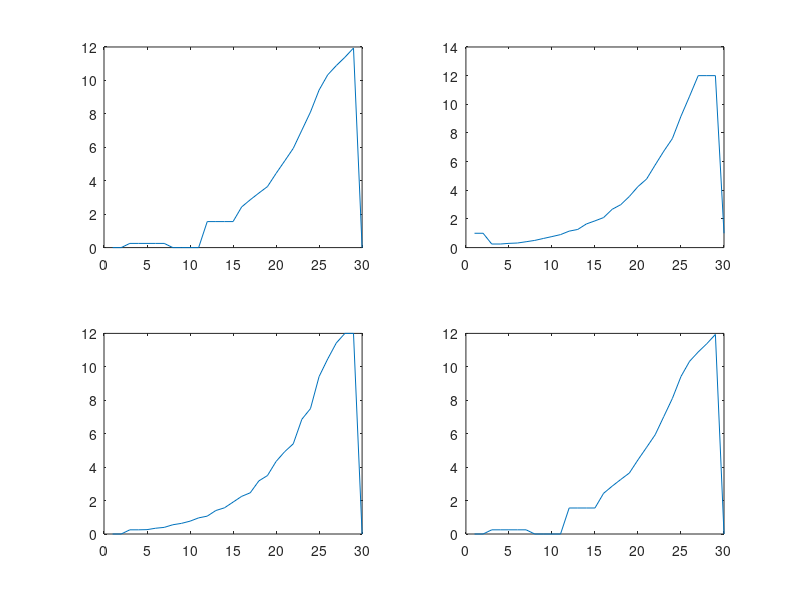

The MATLAB source for this figure:
function data = fMRIFreqMagModel
% Model of Frequency magnification imaged using fMRI
% effect on stimulus spacing on recorded response compared to underlying
% spacing of neuron/voxel characterisic frequency spacing

%% TO DO
% Add spread of HMDR - apply to voxel response
% Add noise
% Add frequency selectivity spacing
% create bandpass noise stimuli
% each voxel contain many tuning curves - loop current code for each voxel
% and take weighted average - then convovle with gaussian Hymodynmaic
% spread response
% plot superimposed stimuli responses
% create fucntions for each mag domian
% ceate loop to index magdomians there fucntion handle
% plot neuron response as line, voxel as point

%% Neuronal population Magnification domain fucntion
% VoxelMagSpace = {str2func('@lcfNErb'),str2func('@FreqSelectMagDom')};
% VoxelMagSpace2Freq = {str2func('@lcfInvNErb'),str2func('@FreqSelectMagDom2Fre')};
% VoxelFilterWidth = {str2func('@lcfErb'),str2func('@FreqSelectMagDom2Freq')};

%% Neuronal population Magnification domain fucntion
VoxelMagSpace = {str2func('@lcfNErb')};
VoxelMagSpace2Freq = {str2func('@lcfInvNErb')};
VoxelFilterWidth = {str2func('@lcfErb')};

%% Stimuli Magnification domain functions
% magDomain,magScale2F,magFilterWidth
StimMagDomain = {str2func('@LinMagDom'),str2func('@LogMagDom'),str2func('@lcfNErb'),str2func('@FreqSelectMagDom')};
StimMagDomain2Freq = {str2func('@LinMagDom2Freq'),str2func('@LogMagDom2Freq'),str2func('@lcfInvNErb'),str2func('@FreqSelectMagDom2Freq')};

%% Stimuli Properties
StimHighFreq = 12;  % highest frequency to test
StimLowFreq = 0.25; % lowest frequency to test
StimNum = 10;   % number of stimulus
%% Voxel Population Properties
% Auditory system properties
HighFreq = 20;  % Highest frequency of the system
LowFreq = 0.05; % Lowest frequency of the system
Gradient = 30; % length of gradient in mm
nNeurons = 100000; % number of neurons per mm
% Imaging Properties
Resolution = 1;  % resolution of imaging in mm
nVoxels = Gradient/Resolution; % number of voxels
NeuronDensity = nNeurons .* Resolution; % number of neurons in each voxel
HDspread = 3; % spread of hemodynamic response in mm

% Spacing Properites
C = 0.06; % constant scaling for voxel tuning width

VMD = cell(length(VoxelMagSpace),1);
SMD = struct('VoxRes', ones(StimNum,nVoxels), ...
    'VCharaFreq', ones(nVoxels), ...
    'fMRIdata', ones(nVoxels));
Res = cell(length(StimMagDomain),1);

for iVMD = 1:length(VoxelMagSpace)
    % Spacing Properites
    data.VoxelProp = VoxelProperties(LowFreq,HighFreq,nVoxels,C,VoxelMagSpace{iVMD},VoxelMagSpace2Freq{iVMD},VoxelFilterWidth{iVMD});    %     (LowFreq,HighFreq,nVoxels,C,magDomain,magScale2F,magFilterWidth)
    
    for iSMD = 1:length(StimMagDomain)
        %% create stimuli frequencies for each spacing
        StimFreq = StimMagDomain2Freq{iSMD}(linspace(StimMagDomain{iSMD}(StimLowFreq),StimMagDomain{iSMD}(StimHighFreq),StimNum)); % frequencies of stimuli - 3D matrix for band limited noise
        
        %% create stimuli gain structure
        StimLev = ones(size(StimFreq)); % can use to model filter response
        
        %% loop for each voxel
        
        for i = 1:length(StimFreq)
            SMD.VoxRes(i,:) = VoxelResponse (StimFreq(i),StimLev,data.VoxelProp.VFreqC,data.VoxelProp.p);
        end
        % weight average response for each voxel in stimuli domain (stimuli domain because stimuli ID used for calulation)
        %         for i = 1:nVoxels
        SMD.VCharaFreq = VoxelCharacterFrequency (StimFreq, SMD.VoxRes,StimMagDomain{iSMD},StimMagDomain2Freq{iSMD});
        %         end
        
        %% fMRI response data
        %% convolve with Hemodynamic spread
        %         SMD.fMRIdata(iSMD) = fMRIResponse (SMD.VCharaFreq(iSMD),HDspread);
        
        Res{iSMD}= SMD;

    end
    data.VMD{iVMD} = Res;

%% plot Voxel characterisic frequencies - actual vs measured
for iVMD = 1:length(VoxelMagSpace)
        figure (iVMD)
          for iSMD = 1:length(StimMagDomain)
        subplot(2,2,iSMD);
        plot(data.VMD{iVMD,1}{iSMD ,1}.VCharaFreq)
          end
end

% subplot(2,2,1);
% plot (data.VMD{i,1}{1,1}.VCharaFreq)
% subplot(2,2,2);
% plot (data.VMD{i,1}{2,1}.VCharaFreq)
% subplot(2,2,3);
% plot (data.VMD{i,1}{3,1}.VCharaFreq)
% subplot(2,2,4);
% plot (data.VMD{i,1}{4,1}.VCharaFreq)
end
% figure
% subplot(2,2,1);
% scatter (1:nVoxels,VoxelProp.VFreqC, 'r'), axis tight
% hold on
% scatter (1:nVoxels,data.MeasuredVoxFreqC{1,1}, 'b','MarkerFaceColor','b'),set(gca,'YScale','log'), xlabel('Frequency Gradient (mm)'), ylabel('Characterisic Frequency (kHz)'),title ('Log'),legend('Actual','Measured','Location','SouthEast')% ,legend('Actual','Measured','Location','SouthEastOutside')
% % strStimFreq= ['Stimuli = ',num2str(ymin)];
% % text(xmin,ymin,strStimFreq,'HorizontalAlignment','left');
%
% subplot(2,2,2);
% scatter (1:nVoxels,VoxelProp.VFreqC, 'r'), axis tight
% hold on
% scatter (1:nVoxels,data.MeasuredVoxFreqC{1,2}, 'b','MarkerFaceColor','b'),set(gca,'YScale','log'), xlabel('Frequency Gradient (mm)'), ylabel('Characterisic Frequency (kHz)'),title ('Lin'),legend('Actual','Measured','Location','SouthEast')%,legend('Actual','Measured','Location','SouthEastOutside')
%
% subplot(2,2,3);
% scatter (1:nVoxels,VoxelProp.VFreqC, 'r'), axis tight
% hold on
% scatter (1:nVoxels,data.MeasuredVoxFreqC{1,3}, 'b','MarkerFaceColor','b'),set(gca,'YScale','log'), xlabel('Frequency Gradient (mm)'), ylabel('Characterisic Frequency (kHz)'),title ('ERB'),legend('Actual','Measured','Location','SouthEast')
%
% data.VoxelCharFreq = VoxelProp.VFreqC;
% data.StimFreq = StimFreq;

end
function Response = VoxelResponse (StimF,StimLev,VoxelFreqC,p)
StimInt = 10.^(StimLev/10);
Int = zeros(1,length(VoxelFreqC)); % Response intensity for each Voxel
for I = 1:length(VoxelFreqC)
    for II = 1:length(StimF)
        g = abs((StimF(II)-VoxelFreqC(I))/VoxelFreqC(I));
        fw=(1+(p(I)*g)).*exp(-p(I)*g); %Two parameter roex
        Int(I) = Int(I)+fw*StimInt(II);
    end
end
Response = 10*log10(max(Int,1)); % Threshold intensity response and convert to dB
% Response = Int; % no threshold
% Response = max(Int,1);
end
function VCharaFreq = VoxelCharacterFrequency (StimFreq, VoxRes,StimMagDomain,StimMagDomain2Freq)
VCharaFreq = zeros(length(VoxRes),1);
StimFreqStimDomain = StimMagDomain(StimFreq);
for i = 1:length(VoxRes)
    VCharaFreq (i) = sum((StimFreqStimDomain'.*VoxRes(:,i)))./sum(VoxRes(:,i)); % need to convert to linear spacing - convert to mag domain then convert back for characteristic frequencies
end
VCharaFreq(isnan(VCharaFreq)) = 0 ;

VCharaFreq = StimMagDomain2Freq(VCharaFreq);
%% need to convert back to frequency domain
end
function Response = fMRIResponse (StimF,StimLev,VoxelFreqC,p)
% hemodynamic spread
StimInt = 10.^(StimLev/10);
Int = zeros(1,length(VoxelFreqC)); % Response intensity for each Voxel
for I = 1:length(VoxelFreqC)
    for II = 1:length(StimF)
        g = abs((StimF(II)-VoxelFreqC(I))/VoxelFreqC(I));
        fw=(1+(p(I)*g)).*exp(-p(I)*g); %Two parameter roex
        Int(I) = Int(I)+fw*StimInt(II);
    end
end
Response = 10*log10(max(Int,1)); % Threshold intensity response and convert to dB
% Response = Int; % no threshold
% Response = max(Int,1);
end
function VoxelProp = VoxelProperties(LowFreq,HighFreq,nVoxels,C,magDomain,magScale2F,magFilterWidth)
VoxelProp.VmagScale = linspace(magDomain(LowFreq),magDomain(HighFreq),nVoxels); % Linearly space in magnification scale domain (ERB, FS, LOG, LIN)
VoxelProp.VFreqC = magScale2F(VoxelProp.VmagScale);   % Voxel Characterisic Frequency - Convert maginification scale values to frequency values (kHz)
VoxelProp.VTuningWidth = magFilterWidth(VoxelProp.VFreqC); % Voxel frequency tuning width for each Voxel Charactersic Frequency (for each voxel)(Bandwidth in?)
VoxelProp.p = C*4*VoxelProp.VFreqC./VoxelProp.VTuningWidth; % Filter coefficient of each Voxel
end
function lin = LinMagDom(f)
lin = f;
end
function f = LinMagDom2Freq(lin)
f = lin;
end
function log = LogMagDom(f)
log = log10(f);
end
function f = LogMagDom2Freq(log)
f = 10.^(log);
end
function erb = lcfErb(f)
% ***** lcfErb *****
% ERBs as per Glasberg and Moore (1990);
A = 24.7/1000; B = 4.37;
erb = A*(B*f+1);
end
function nerb = lcfNErb(f)
% ***** lcfNErb *****
% Converts frequency to ERB number;
A = 24.7/1000; B = 4.37;
nerb = 1/(A*B)*log(B*f+1);
end
function f = lcfInvNErb(nerb)
% ***** lcfInvNErb *****
% Converts ERB number to frequency;
A = 24.7/1000; B = 4.37;
f = 1/B*(exp(A*B*nerb)-1);
end
function FreqSelTunWid = FreqSelTuningWidth (f)
FreqSelTunWid = f;
end
function FreqSel = FreqSelectMagDom(f)
FreqSel = f;
end
function f = FreqSelectMagDom2Freq(FreqSel)
f = FreqSel;
end